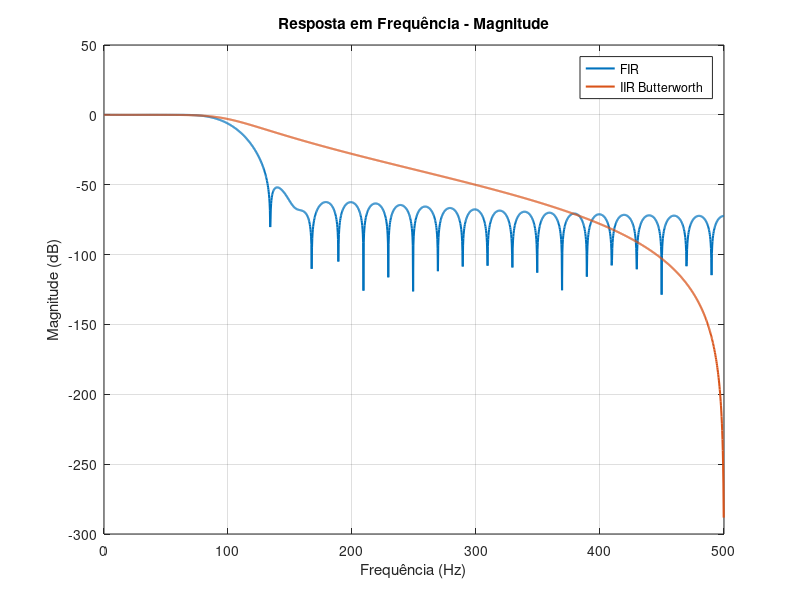
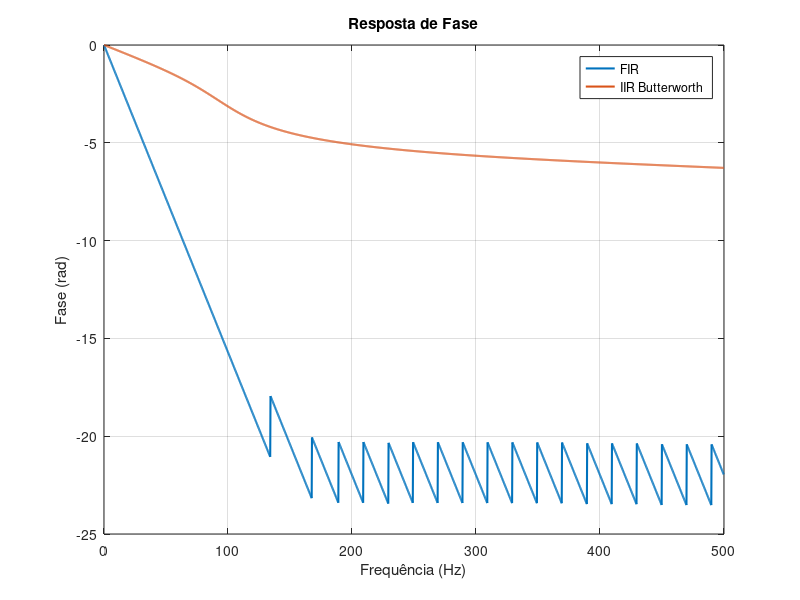

MATLAB code to generate these figures, in order:
pkg load signal

% ----------------------------------------------------------
% Parâmetros
% ----------------------------------------------------------
Fs = 1000;          % Frequência de amostragem (Hz)
fc = 100;           % Frequência de corte (Hz)

Wn = fc/(Fs/2);

% ----------------------------------------------------------
% Filtro FIR
% ----------------------------------------------------------
ordem_fir = 50;

b_fir = fir1(ordem_fir, Wn, "low");
a_fir = 1;

% ----------------------------------------------------------
% Filtro IIR Butterworth
% ----------------------------------------------------------
ordem_iir = 4;

[b_iir, a_iir] = butter(ordem_iir, Wn, "low");

% ----------------------------------------------------------
% Resposta em frequência
% ----------------------------------------------------------
N = 2048;

[Hfir, f] = freqz(b_fir, a_fir, N, Fs);
[Hiir, ~] = freqz(b_iir, a_iir, N, Fs);

% ----------------------------------------------------------
% Magnitude (dB)
% ----------------------------------------------------------
mag_fir = 20*log10(abs(Hfir));
mag_iir = 20*log10(abs(Hiir));

% ----------------------------------------------------------
% Fase
% ----------------------------------------------------------
fase_fir = unwrap(angle(Hfir));
fase_iir = unwrap(angle(Hiir));

% ----------------------------------------------------------
% Gráfico da magnitude
% ----------------------------------------------------------
figure;

plot(f, mag_fir, 'LineWidth', 1.5);
hold on;
plot(f, mag_iir, 'LineWidth', 1.5);

grid on;
xlabel('Frequência (Hz)');
ylabel('Magnitude (dB)');
title('Resposta em Frequência - Magnitude');
legend('FIR','IIR Butterworth');

% ----------------------------------------------------------
% Gráfico da fase
% ----------------------------------------------------------
figure;

plot(f, fase_fir, 'LineWidth', 1.5);
hold on;
plot(f, fase_iir, 'LineWidth', 1.5);

grid on;
xlabel('Frequência (Hz)');
ylabel('Fase (rad)');
title('Resposta de Fase');
legend('FIR','IIR Butterworth');

% ----------------------------------------------------------
% Exibição das ordens
% ----------------------------------------------------------
fprintf('\n');
fprintf('Ordem do filtro FIR: %d\n', ordem_fir);
fprintf('Ordem do filtro IIR: %d\n', ordem_iir);
fprintf('Frequência de corte: %.0f Hz\n', fc);
